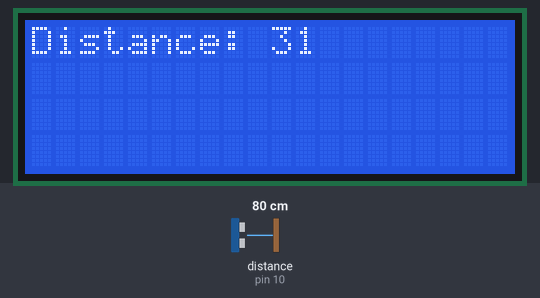
Bench run of a sketch on a simulated Arduino Uno, built with avr-gcc and run on an emulated ATmega328P. On the bench: 20×4 character LCD. The inputs (shaded band) are chosen by the test bench; at power-on: distance to the obstacle (sensor on pin 10) 80 cm.

Above: at 1.2 s.
1.3 s: distance to the obstacle (sensor on pin 10) set to 2 cm
At 2.3 s:
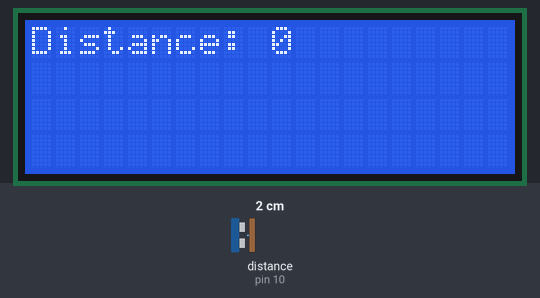
3.2 s: distance to the obstacle (sensor on pin 10) set to 60 cm
At 3.7 s:
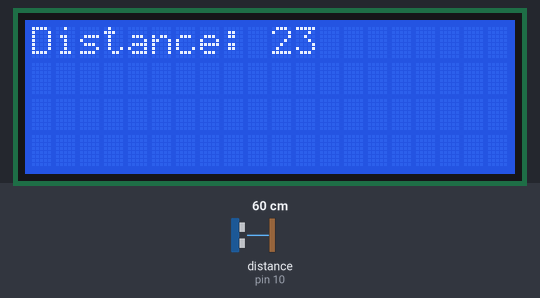
4.8 s: distance to the obstacle (sensor on pin 10) set to 4 cm
At 6.1 s:
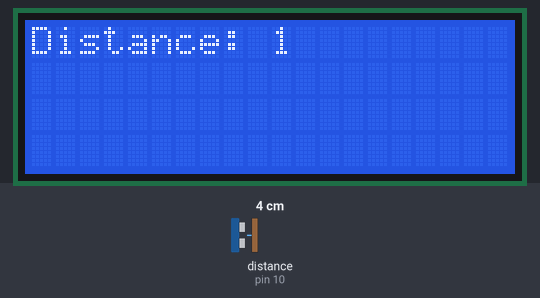
Timing chart, 0 to 7.8 s (numbered marks = the images above; inputs shaded):
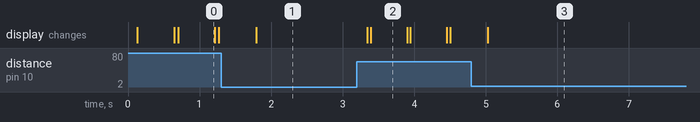

The sketch:

Level_3_Average_Values.ino
```cpp
#include <UltraDistSensor.h>
#include <LiquidCrystal_I2C.h> // includes the LiquidCrystal Library
#include <Wire.h>

LiquidCrystal_I2C lcd(0x3F, 20, 4);
UltraDistSensor scanner;

float distance;

void setup() {

  lcd.init();
  lcd.backlight();

  scanner.attach(9, 10);

}

void loop() {

  lcd.clear();

  lcd.setCursor(0, 0);
  lcd.print("Distance: ");

  float distances = 0;
  int numTimes = 0;

  for(int i = 0; i < 10; i++){

      distance = scanner.distanceInInch();

      if(distance != 0.0){
          distances += distance;
          numTimes++;
      }

  }

  int averageDistance = distances/numTimes;

  if(distance != 0.0){

      lcd.print(averageDistance);

  } else {
      lcd.setCursor(0, 1);
      lcd.print("Object not Found");

  }

  delay(500);

}
```

Measured:
- after the input at 1.3 s, the display: changes after 0.49 s (image 1)
- after the input at 3.2 s, the display: first changes after 0.15 s (image 2 shows a later state)
- after the input at 4.8 s, the display: changes after 0.23 s (image 3)
- what the display in image 0 shows lasts 0.5 s, from 0.7 s to 1.2 s
